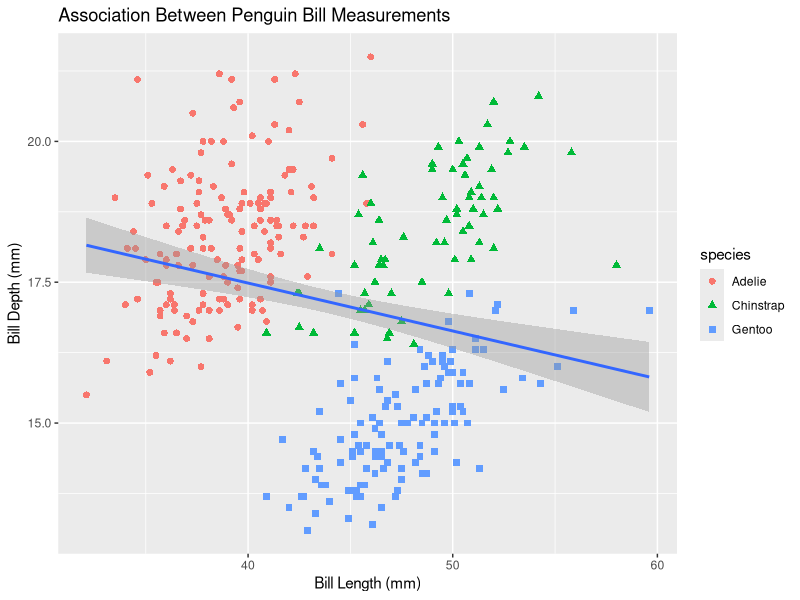

R code for this plot:
# Need ggplot2
library(ggplot2)
library(palmerpenguins)

penguin_gg <- ggplot(data = penguins, aes(x = bill_length_mm, y = bill_depth_mm)) +
  geom_point(aes(color = species, shape = species), size = 2) +
  labs(x = "Bill Length (mm)", y = "Bill Depth (mm)",
       title = "Association Between Penguin Bill Measurements") +
  geom_smooth(method = "lm")
penguin_gg
